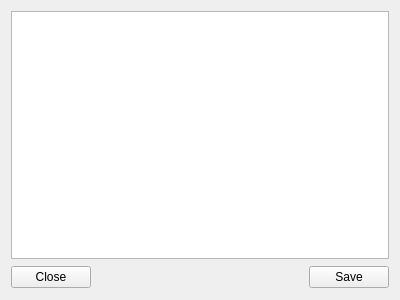
<?xml version="1.0" encoding="UTF-8"?>
<ui version="4.0">
 <class>LogWidget</class>
 <widget class="QWidget" name="LogWidget">
  <property name="geometry">
   <rect>
    <x>0</x>
    <y>0</y>
    <width>400</width>
    <height>300</height>
   </rect>
  </property>
  <property name="windowTitle">
   <string>Form</string>
  </property>
  <layout class="QGridLayout" name="gridLayout">
   <item row="0" column="0" colspan="3">
    <widget class="QPlainTextEdit" name="output">
     <property name="readOnly">
      <bool>true</bool>
     </property>
    </widget>
   </item>
   <item row="1" column="0">
    <widget class="QPushButton" name="button_close">
     <property name="text">
      <string>Close</string>
     </property>
     <property name="shortcut">
      <string>Ctrl+W</string>
     </property>
    </widget>
   </item>
   <item row="1" column="1">
    <spacer name="spacer">
     <property name="orientation">
      <enum>Qt::Horizontal</enum>
     </property>
     <property name="sizeHint" stdset="0">
      <size>
       <width>197</width>
       <height>24</height>
      </size>
     </property>
    </spacer>
   </item>
   <item row="1" column="2">
    <widget class="QPushButton" name="button_save">
     <property name="text">
      <string>Save</string>
     </property>
     <property name="shortcut">
      <string>Ctrl+S</string>
     </property>
    </widget>
   </item>
  </layout>
 </widget>
 <resources/>
 <connections/>
</ui>
